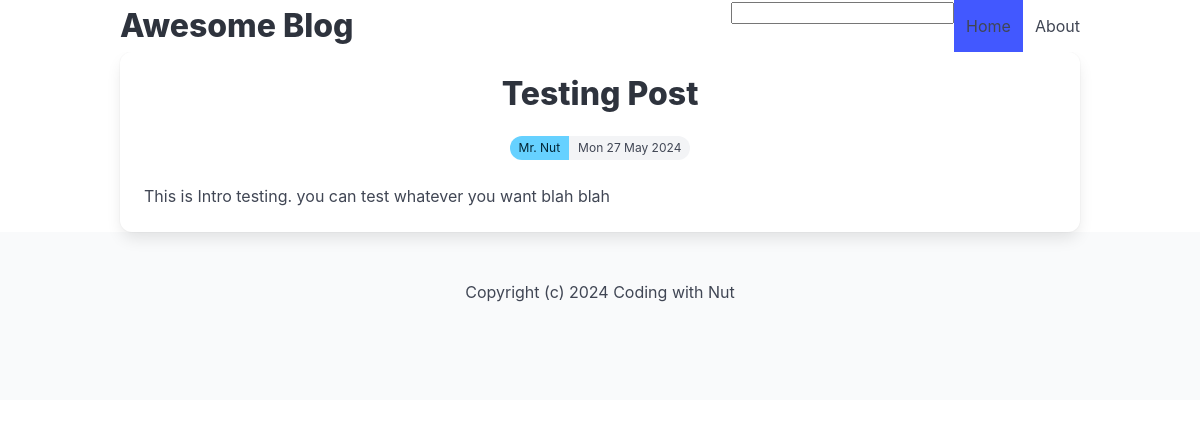
The page /django/ on the database as committed earlier.
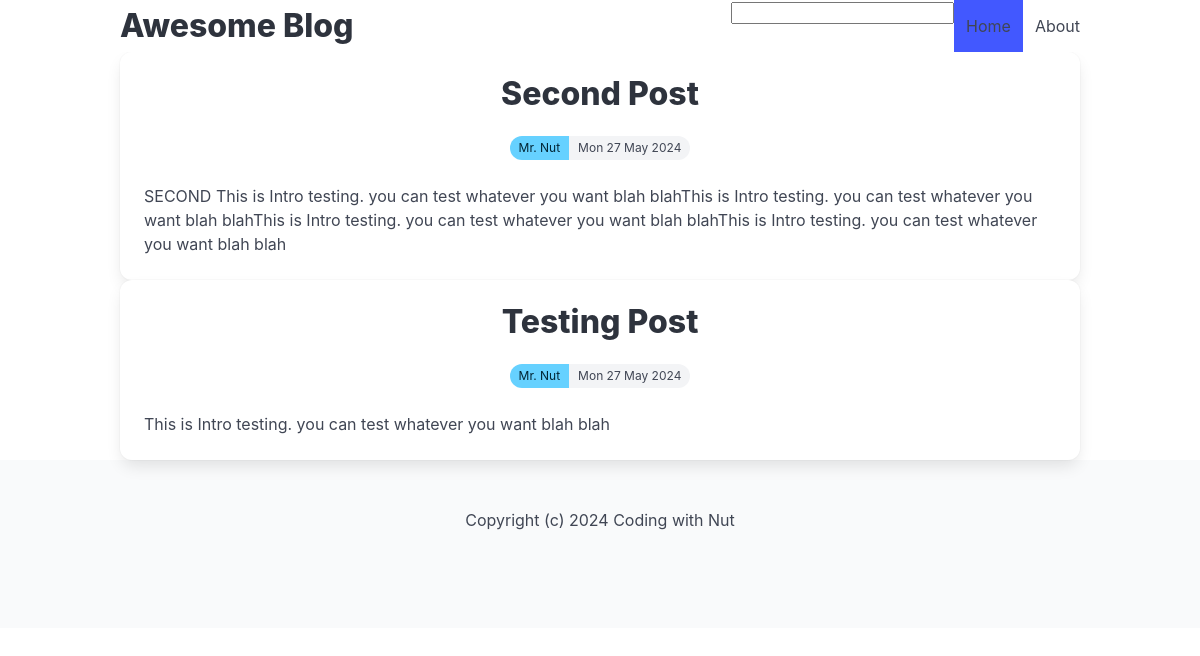
The same page on the database as committed later.
### blog/models.py (models this page shows, shortened)
class Post(models.Model):
    ACTIVE = "active"
    DRAFT = "draft"
    CHOICES_STATUS = (
        (ACTIVE, "Active"),
        (DRAFT, "Draft")
    )
    category = models.ForeignKey(Category, name="category", on_delete=models.CASCADE)
    title = models.CharField(max_length=255)
    slug = models.SlugField()
    intro = models.TextField()
    body = models.TextField()
    author = models.CharField(max_length=50, null=True, blank=True)
    created_at = models.DateTimeField(auto_now_add=True)
    status = models.CharField(max_length=10, choices = CHOICES_STATUS, default = ACTIVE)
    image = models.ImageField(upload_to="uploads/", blank=True, null=True)
    class Meta:
        ordering = ('-created_at', )

### blog/views.py (the view)
# urls.py: path('<slug:slug>/', views.categoryview, name="categorypage")
def categoryview(request, slug):
    category = get_object_or_404(Category, slug=slug)
    posts = Post.objects.filter(category = category, status = Post.ACTIVE)
    return render(request, 'blog/category.html', {
        'category': category,
        'posts': posts
    })

### blog/models.py (called while the page is built)
    def __str__(self):
        return f"{self.title}"

### blog/templates/blog/category.html (shortened to what this page needs)
{% extends 'core/base.html' %}
{% block content %}
  {% for post in posts %}
    <a href="{% url 'detailpage' post.category post.slug %}">
      <div class="card article">
        <div class="card-content">
          <div class="media">
            <div class="media-content has-text-centered">
              <p class="title article-title">{{ post.title }}</p>
              <div class="tags has-addons level-item">
                <span class="tag is-rounded is-info">{{ post.author }}</span>
                <span class="tag is-rounded">{{ post.created_at|date:'D d M Y' }}</span>
              </div>
            </div>
          </div>
          <div class="content article-body">
            <p>{{ post.intro }}</p>
          </div>
        </div>
      </div>
    </a>
  {% endfor %}
{% endblock %}

Rows that differ between the two databases and show on the page:
now on this page (row edited): Post: title "Second Post", author "Mr. Nut", created_at "Mon 27 May 2024", intro "SECOND This is Intro testing. you can test whatever you want blah blahThis is Intro testing. you can test whatever you want blah blahThis is Intro testing. you can test whatever you want blah blahThis is Intro testing. you can test whatever you want blah blah"
